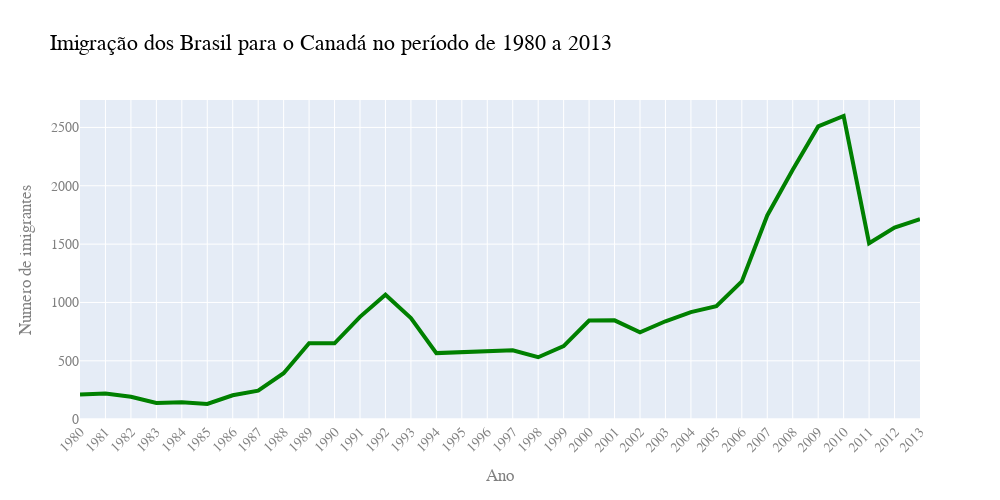

The code cell stored with this chart in its notebook:
### Code cell
fig = px.line(dados_brasil, x='ano', y='imigrantes', title='Imigração do Brasil para o Canadá no período de 1980 a 2013')
fig.update_traces(line_color='green', line_width=4)
# alterando a largura e altura
fig.update_layout(width=1000, height=500,
                  xaxis={'tickangle': -45},
                  font_family='Arial',
                  font_size=14,
                  font_color='grey',
                  title_font_color= 'black',
                  title_font_size=22,
                  xaxis_title='Ano',
                  yaxis_title='Numero de imigrantes',)
fig.show()

### Figure 1 — Plotly figure (JSON) as saved in the notebook; plotly's stock layout.template omitted (floating-point values rounded to 4 significant figures)
{"data": [{"hovertemplate": "ano=%{x}<br>imigrantes=%{y}<extra></extra>", "legendgroup": "", "line": {"color": "green", "dash": "solid", "width": 4}, "marker": {"symbol": "circle"}, "mode": "lines", "name": "", "orientation": "v", "showlegend": false, "type": "scatter", "x": ["1980", "1981", "1982", "1983", "1984", "1985", "1986", "1987", "1988", "1989", "1990", "1991", "1992", "1993", "1994", "1995", "1996", "1997", "1998", "1999", "2000", "2001", "2002", "2003", "2004", "2005", "2006", "2007", "2008", "2009", "2010", "2011", "2012", "2013"], "xaxis": "x", "y": [211, 220, 192, 139, 145, 130, 205, 244, 394, 650, 650, 877, 1066, 866, 566, 572, 586, 591, 531, 626, 845, 847, 745, 839, 917, 969, 1181, 1746, 2138, 2509, 2598, 1508, 1642, 1714], "yaxis": "y"}], "layout": {"font": {"color": "grey", "family": "Arial", "size": 14}, "height": 500, "legend": {"tracegroupgap": 0}, "title": {"font": {"color": "black", "size": 22}, "text": "Imigração dos Brasil para o Canadá no período de 1980 a 2013"}, "width": 1000, "xaxis": {"anchor": "y", "domain": [0, 1], "tickangle": -45, "title": {"text": "Ano"}}, "yaxis": {"anchor": "x", "domain": [0, 1], "title": {"text": "Numero de imigrantes"}}}}
